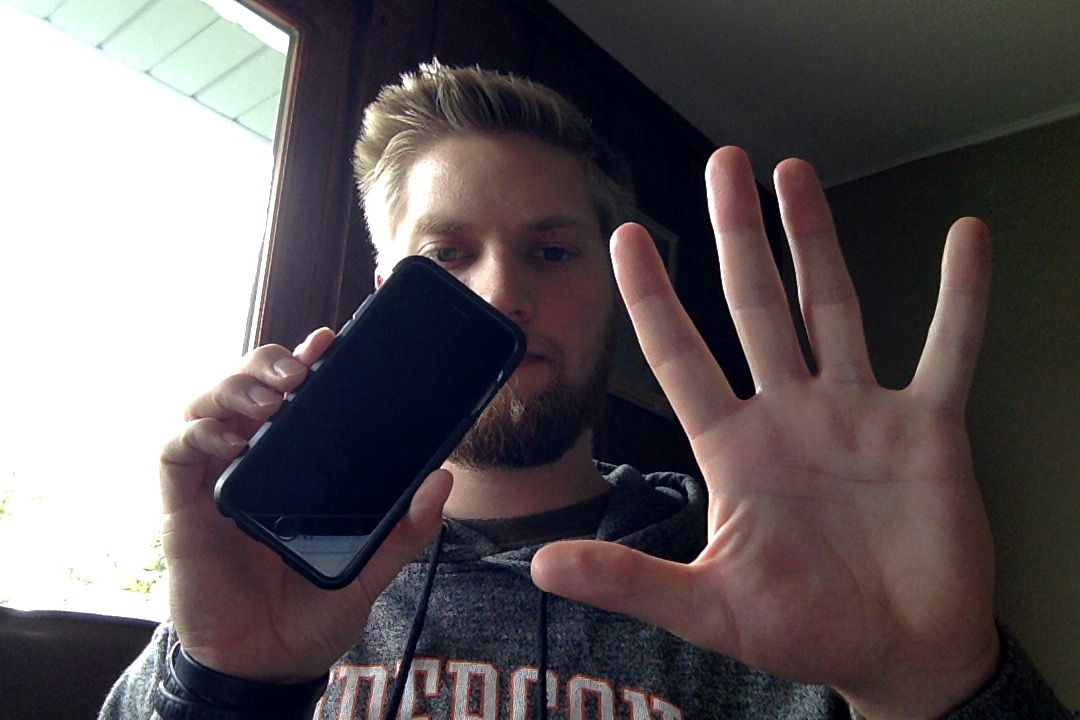
//> input picture ExampleImg.jpg, 1080 x 720 px
$ ./contoursCVTest   (built with g++ and OpenCV 4)
//> lines starting //> are read from the running program, lines starting //| are printed output that depends on the picture; after the words box and inside, x2 and y2 are one past the last pixel; in counts of white or black regions, pixels touching at a corner belong together
#include<iostream>
#include<opencv2/opencv.hpp>
#include<opencv2/core/core.hpp>
#include<opencv2/highgui.hpp>
#include<opencv2/imgproc/imgproc.hpp>

using namespace std;
using namespace cv;

int main() {
  Mat img;
  Mat imgGrayscale;
  Mat imgBlurred;
  Mat imgThresh1;
  Mat imgThresh2;
  Mat imgThresh3;
  img = imread("../ExampleImg.jpg", 1);
//> img is the input picture: 720 rows x 1080 cols, CV_8UC3; mean B, G, R 91.9, 89.5, 96.5


  cvtColor(img, imgGrayscale, COLOR_BGR2GRAY);

  // GaussianBlur(imgGrayscale,              // input image
  //       imgBlurred,                             // output image
  //       cv::Size(1, 1),                         // smoothing window width and height in pixels
  //       0);
                                       // sigma value, determines how much the image will be blurred, zero makes function choose the sigma value
  adaptiveThreshold(imgGrayscale,           // input image
    imgThresh1,                              // output image
    255,                                    // make pixels that pass the threshold full white
    ADAPTIVE_THRESH_GAUSSIAN_C,         // use gaussian rather than mean, seems to give better results
    THRESH_BINARY_INV,                  // invert so foreground will be white, background will be black
    7,                                     // size of a pixel neighborhood used to calculate threshold value
    10);
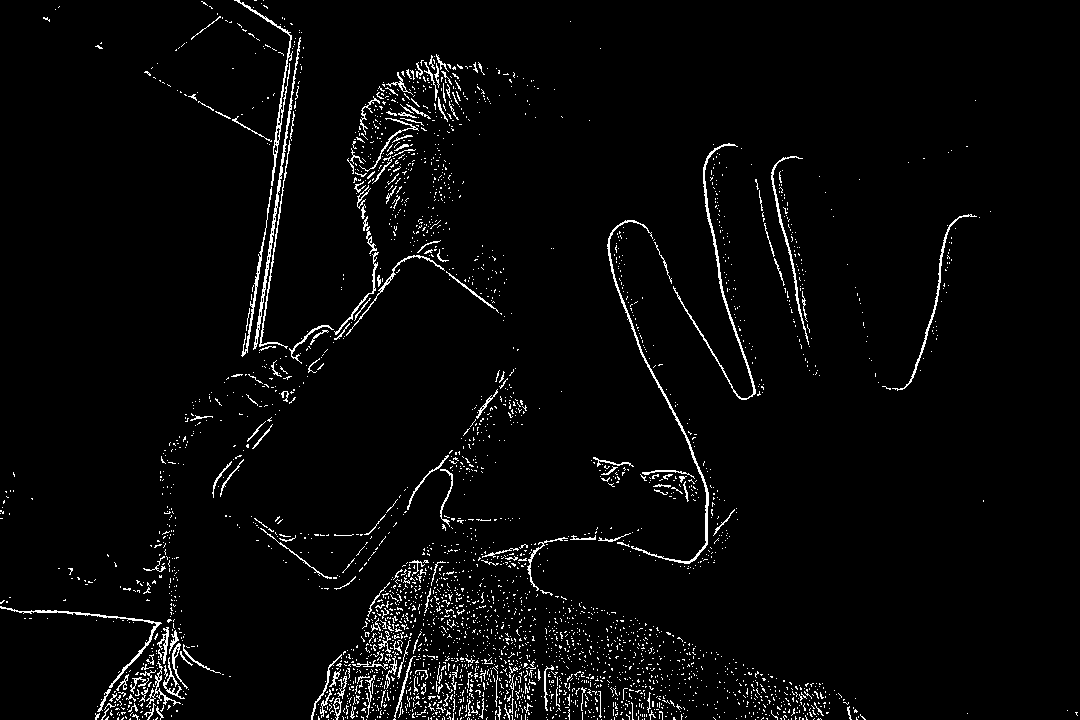
//> imgThresh1: 720 rows x 1080 cols, CV_8UC1; 3.2% white in thin lines or dots

    adaptiveThreshold(imgGrayscale,           // input image
    imgThresh2,                              // output image
    255,                                    // make pixels that pass the threshold full white
    ADAPTIVE_THRESH_GAUSSIAN_C,         // use gaussian rather than mean, seems to give better results
    THRESH_BINARY_INV,                  // invert so foreground will be white, background will be black
    9,                                     // size of a pixel neighborhood used to calculate threshold value
    10);
//> imgThresh2: 720 rows x 1080 cols, CV_8UC1; 3.8% white in thin lines or dots

    adaptiveThreshold(imgGrayscale,           // input image
    imgThresh3,                              // output image
    255,                                   // make pixels that pass the threshold full white
    ADAPTIVE_THRESH_GAUSSIAN_C,         // use gaussian rather than mean, seems to give better results
    THRESH_BINARY_INV,                  // invert so foreground will be white, background will be black
    11,                                     // size of a pixel neighborhood used to calculate threshold value
    10);
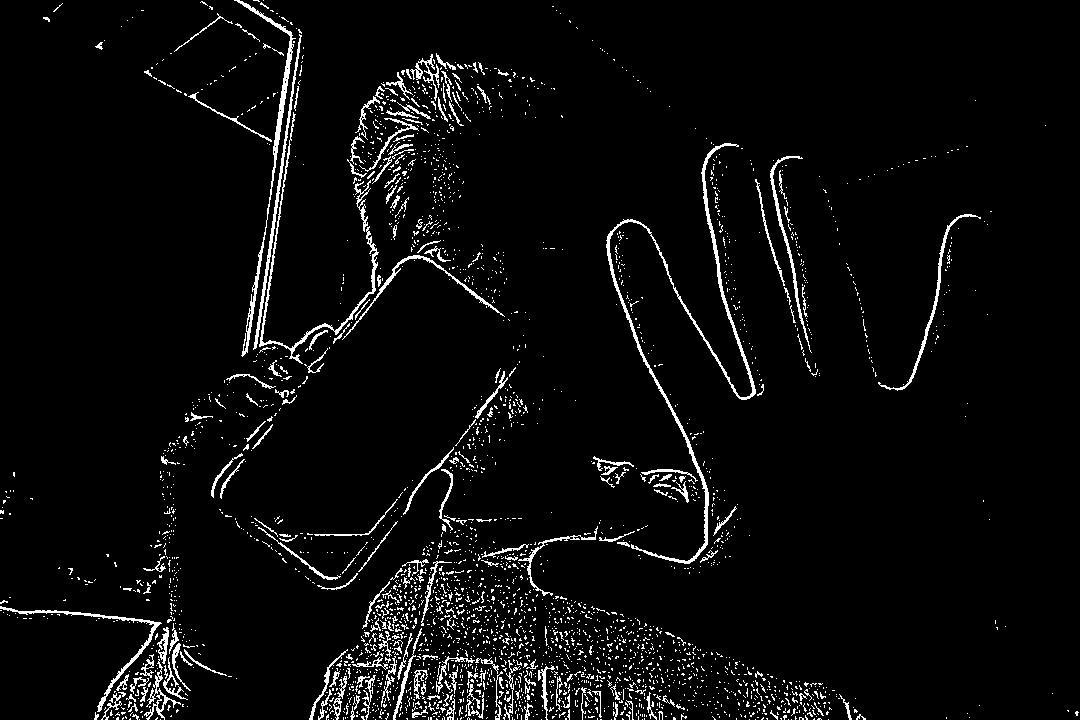
//> imgThresh3: 720 rows x 1080 cols, CV_8UC1; 4.3% white in thin lines or dots

  vector<vector<Point> > contours1;
  vector<vector<Point> > contours2;
  vector<vector<Point> > contours3;
  vector<Vec4i> hierarchy1;
  vector<Vec4i> hierarchy2;
  vector<Vec4i> hierarchy3;

    findContours( imgThresh1, contours1, hierarchy1,
        RETR_EXTERNAL, CHAIN_APPROX_SIMPLE );
//> contours1 = 3325 contours, 3257 with area under 20; largest, box (x1, y1, x2, y2) and area: (607, 220, 709, 564) 654, (673, 143, 756, 400) 536, (253, 37, 301, 350) 515, (234, 0, 293, 186) 404, (0, 606, 162, 688) 324

        findContours( imgThresh2, contours2, hierarchy2,
        RETR_EXTERNAL, CHAIN_APPROX_SIMPLE );
//> contours2 = 3172 contours, 3074 with area under 20; largest, box (x1, y1, x2, y2) and area: (607, 219, 709, 564) 874, (234, 0, 293, 357) 865, (673, 143, 756, 400) 720, (253, 34, 302, 350) 566, (259, 140, 379, 364) 558

        findContours( imgThresh3, contours3, hierarchy3,
        RETR_EXTERNAL, CHAIN_APPROX_SIMPLE );
//> contours3 = 3005 contours, 2892 with area under 20; largest, box (x1, y1, x2, y2) and area: (606, 143, 756, 564) 1979, (234, 0, 296, 357) 1002, (259, 112, 379, 364) 720, (253, 34, 302, 350) 587, (0, 606, 162, 712) 567

Mat dst1 = Mat::zeros(imgThresh1.rows, imgThresh1.cols, CV_8UC3);

Mat dst2 = Mat::zeros(imgThresh2.rows, imgThresh2.cols, CV_8UC3);

Mat dst3 = Mat::zeros(imgThresh3.rows, imgThresh3.cols, CV_8UC3);

    // iterate through all the top-level contours,
    // draw each connected component with its own random color
    int idx1 = 0;
    int idx2 = 0;
    int idx3 = 0;
    for( ; idx1 >= 0; idx1 = hierarchy1[idx1][0] )
    {
        Scalar color( 255, 255, 255 );
        drawContours( dst1, contours1, idx1, color, LINE_4, 8, hierarchy1 );
    }
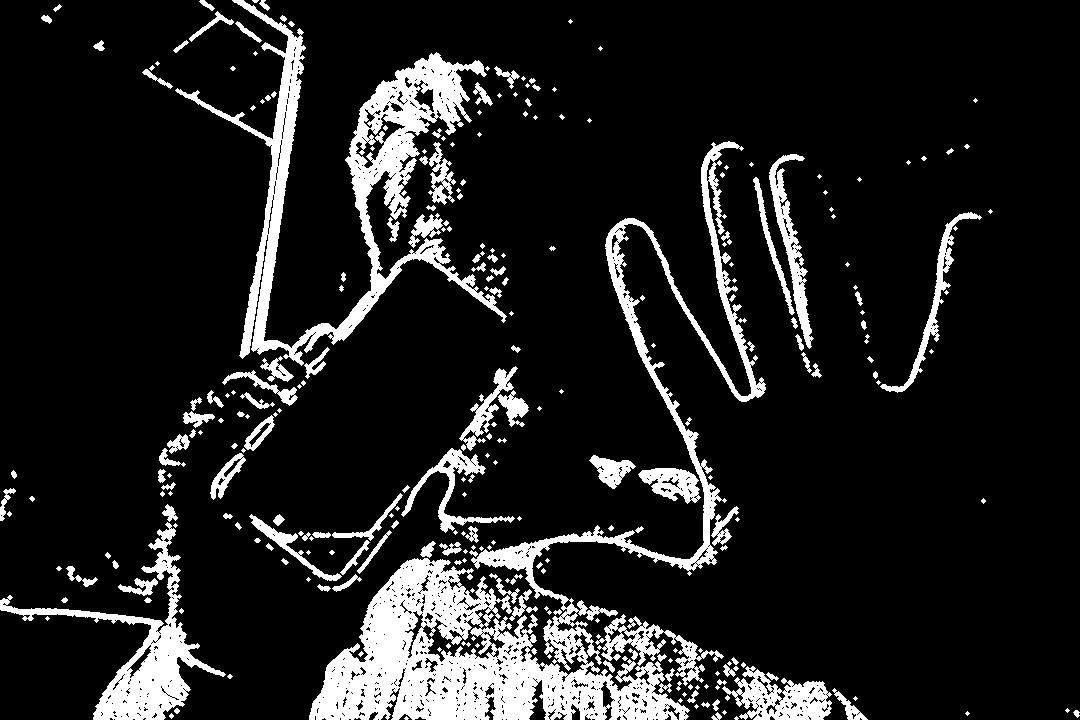
//> dst1: 720 rows x 1080 cols, CV_8UC3; 12.7% white; 293 white regions (145 under 20 px), largest, box (x1, y1, x2, y2) and area: (309, 141, 766, 720) 41860, (175, 0, 507, 366) 19621, (0, 522, 226, 720) 8117
//> after the loop, idx1 = -1

    for( ; idx2 >= 0; idx2 = hierarchy2[idx2][0] )
    {
        Scalar color( rand()&255, rand()&255, rand()&255 );
        drawContours( dst2, contours2, idx2, color, LINE_4, 8, hierarchy2 );
    }
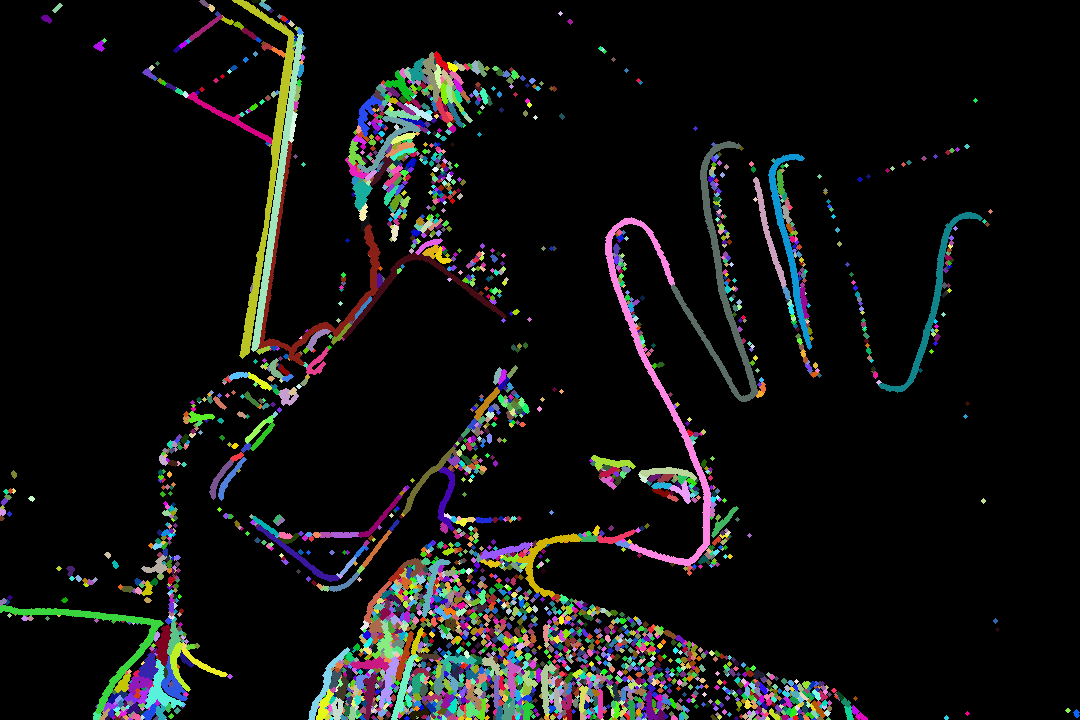
//> dst2: 720 rows x 1080 cols, CV_8UC3; mean B, G, R 17.2, 18, 17.7
//> after the loop, idx2 = -1

    for( ; idx3 >= 0; idx3 = hierarchy3[idx3][0] )
    {
        Scalar color( rand()&255, rand()&255, rand()&255 );
        drawContours( dst3, contours3, idx3, color, LINE_4, 8, hierarchy3 );
    }
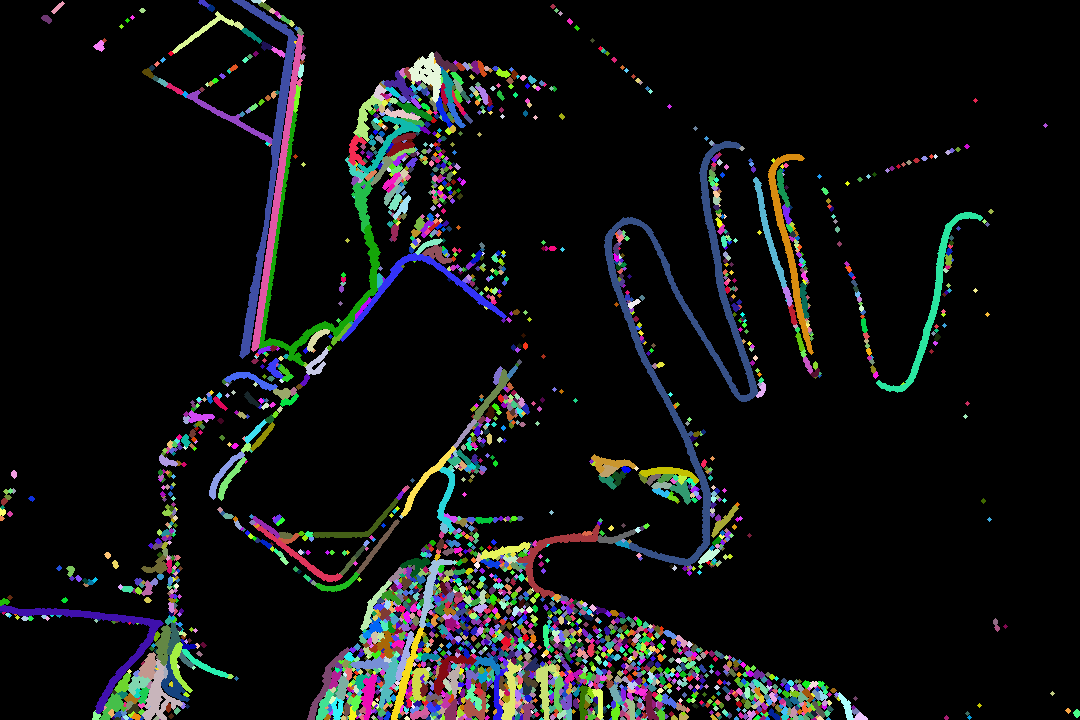
//> dst3: 720 rows x 1080 cols, CV_8UC3; mean B, G, R 18.9, 18.6, 17.5
//> after the loop, idx3 = -1

  while (1) {
    imshow("Image1", dst1);
    imshow("Image2", dst2);
    imshow("Image3", dst3);

    waitKey(50);
  }

  return 0;

}
